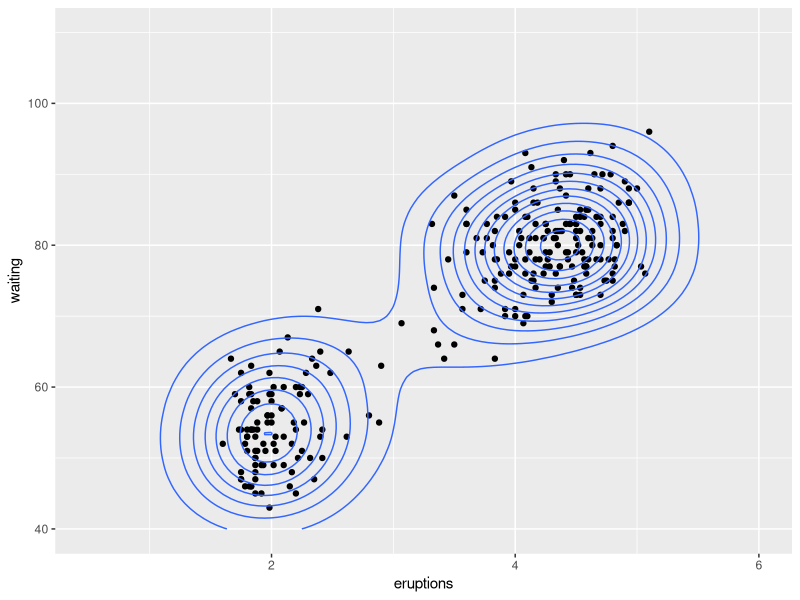
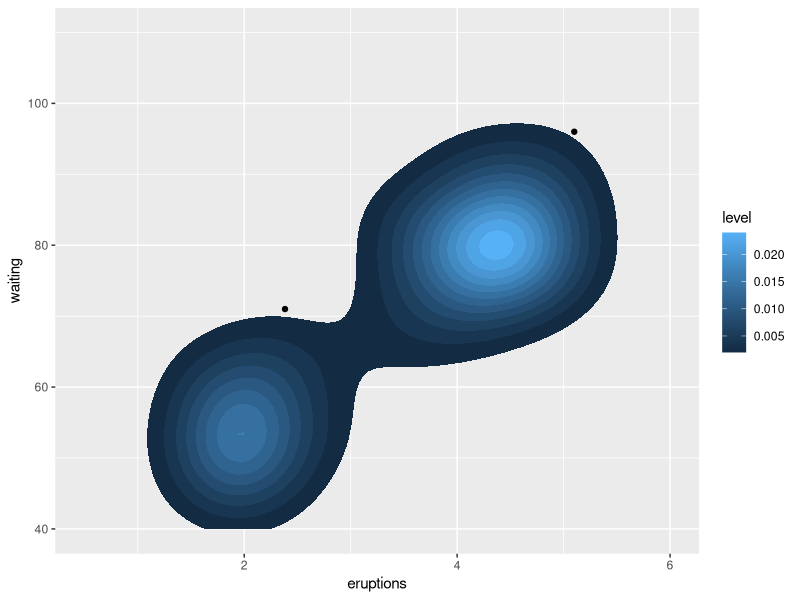
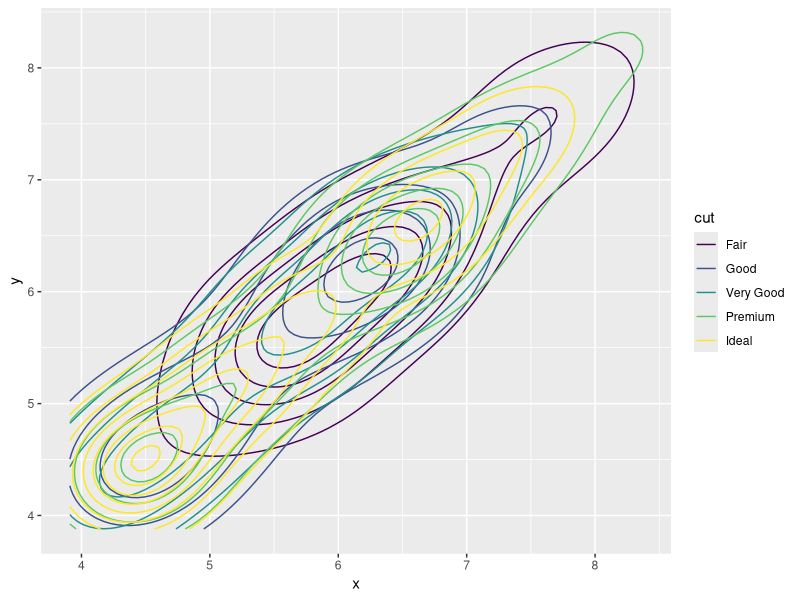
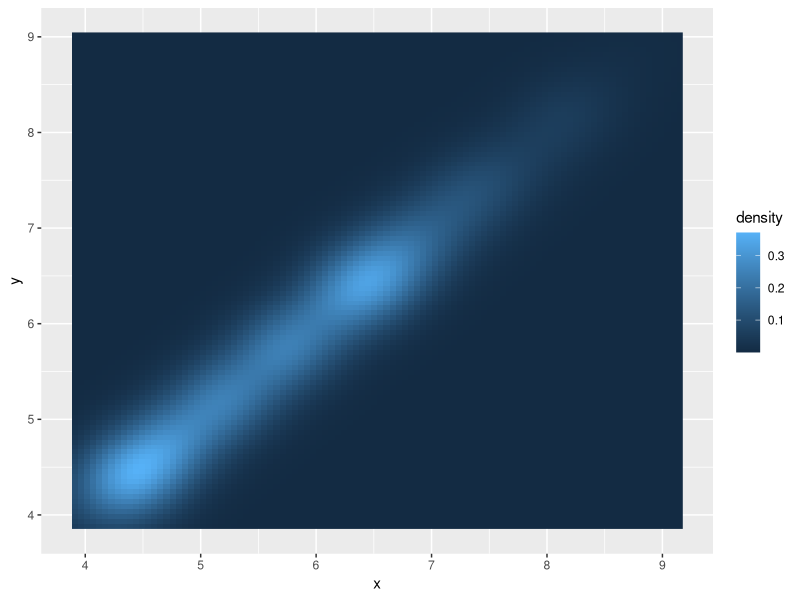
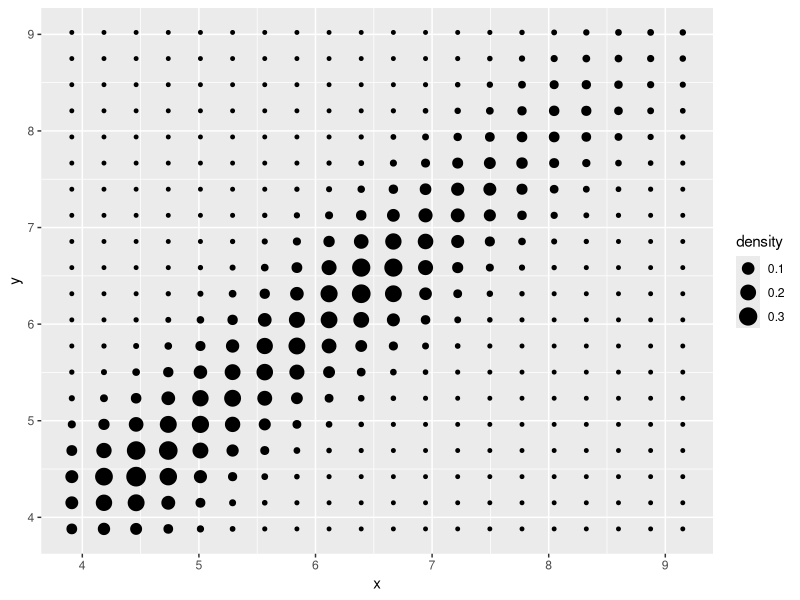

Reproduce these figures in R, in order.
## ---- chunk 1
knitr::opts_chunk$set(echo = TRUE)
## ---- chunk 2
library(ggplot2)
m <- ggplot(faithful, aes(x = eruptions, y = waiting)) +
 geom_point() +
 xlim(0.5, 6) +
 ylim(40, 110)
m + geom_density_2d()
## ---- chunk 3
m + stat_density_2d(aes(fill = ..level..), geom = "polygon")
## ---- chunk 4
set.seed(4393)
dsmall <- diamonds[sample(nrow(diamonds), 1000), ]
d <- ggplot(dsmall, aes(x, y))
# If you map an aesthetic to a categorical variable, you will get a
# set of contours for each value of that variable
d + geom_density_2d(aes(colour = cut))
## ---- chunk 5
# If we turn contouring off, we can use use geoms like tiles:
d + stat_density_2d(geom = "raster", aes(fill = ..density..), contour = FALSE)
## ---- chunk 6
# Or points:
d + stat_density_2d(geom = "point", aes(size = ..density..), n = 20, contour = FALSE)
